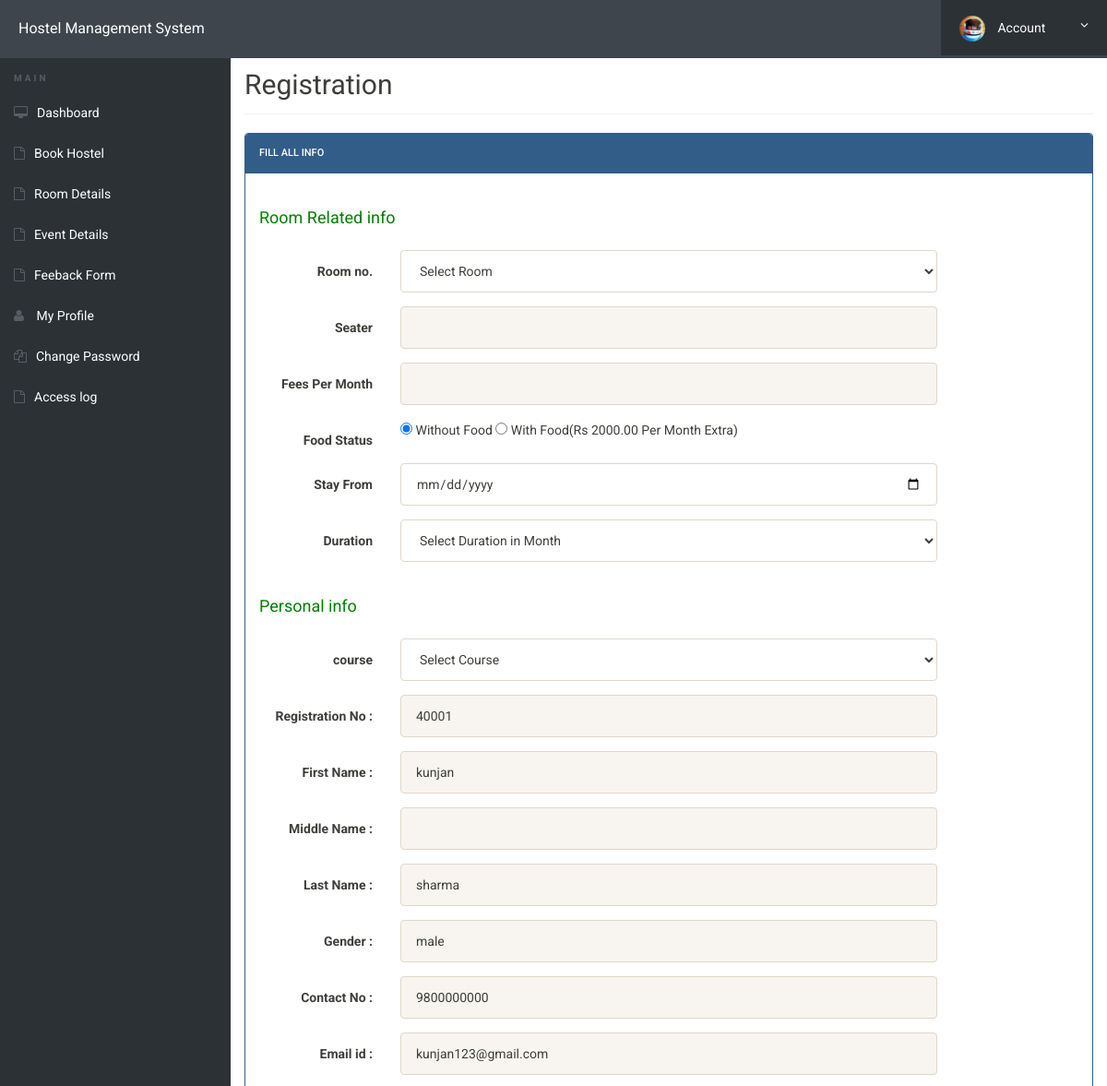
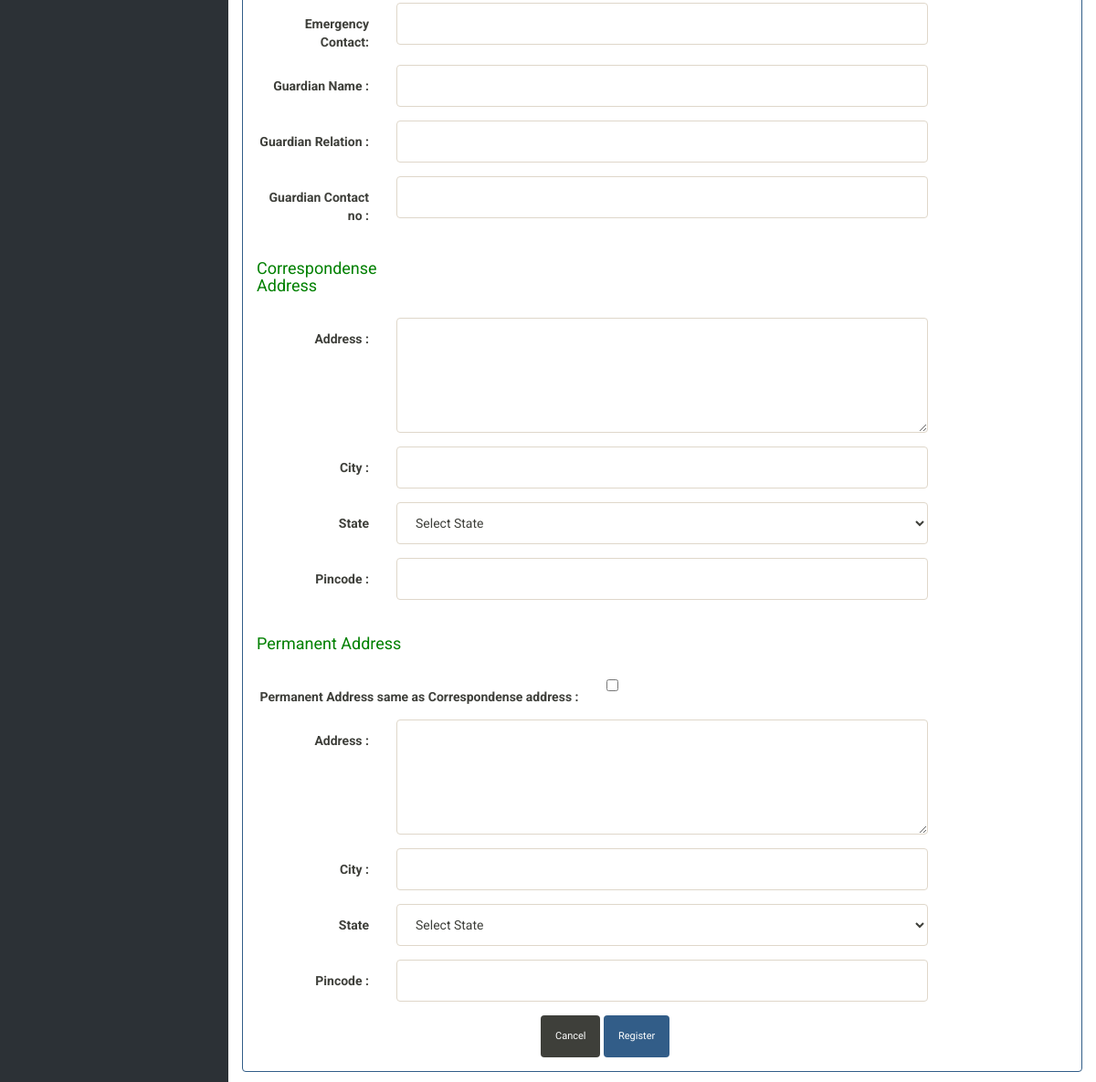
The app's page /hostel/book-hostel.php (signed in) with its own data (2 pictures, top to bottom).
### tables this page shows
CREATE TABLE `userregistration` (
  `id` int(11) NOT NULL,
  `regNo` varchar(255) DEFAULT NULL,
  `firstName` varchar(255) DEFAULT NULL,
  `middleName` varchar(255) DEFAULT NULL,
  `lastName` varchar(255) DEFAULT NULL,
  `gender` varchar(255) DEFAULT NULL,
  `contactNo` bigint(20) DEFAULT NULL,
  `email` varchar(255) DEFAULT NULL,
  `password` varchar(255) DEFAULT NULL,
  `regDate` timestamp NULL DEFAULT current_timestamp(),
  `updationDate` varchar(45) DEFAULT NULL,
  `passUdateDate` varchar(45) DEFAULT NULL
);

### hostel/book-hostel.php (the view, shortened to what this page needs)
<?php
include('includes/config.php');
?>
<!doctype html>
<html lang="en" class="no-js">
<head>
	<link rel="stylesheet" href="css/font-awesome.min.css">
	<link rel="stylesheet" href="css/bootstrap.min.css">
	<link rel="stylesheet" href="css/dataTables.bootstrap.min.css">>
	<link rel="stylesheet" href="css/bootstrap-social.css">
	<link rel="stylesheet" href="css/bootstrap-select.css">
	<link rel="stylesheet" href="css/fileinput.min.css">
	<link rel="stylesheet" href="css/awesome-bootstrap-checkbox.css">
	<link rel="stylesheet" href="css/style.css">
</head>
<body>
	<?php include('includes/header.php');?>
	<div class="ts-main-content">
		<?php include('includes/sidebar.php');?>
		<div class="content-wrapper">
			<div class="container-fluid">
				<div class="row">
					<div class="col-md-12">
						<h2 class="page-title">Registration </h2>
						<div class="row">
							<div class="col-md-12">
								<div class="panel panel-primary">
									<div class="panel-heading">Fill all Info</div>
									<div class="panel-body">
										<form method="post" action="" class="form-horizontal">
							<?php
$uid=$_SESSION['login'];
							 $stmt=$mysqli->prepare("SELECT emailid FROM registration WHERE emailid=? || regno=? ");
				$stmt->bind_param('ss',$uid,$uid);
				$stmt->execute();
				$stmt -> bind_result($email);
				$rs=$stmt->fetch();
				if($rs)
				{ ?>
			<h3 style="color: red" align="center">Hostel already booked by you</h3>
			<div align="center">
				<div class="col-md-4">&nbsp;</div>
			<div class="col-md-4">
										<div class="panel panel-default">
											<div class="panel-body bk-success text-light">
												<div class="stat-panel text-center">
												<div class="stat-panel-number h1 ">My Room</div>
												</div>
											</div>
											<a href="room-details.php" class="block-anchor panel-footer text-center">See All &nbsp; <i class="fa fa-arrow-right"></i></a>
										</div>
									</div>
								</div>
				<?php }
				else{
							?>
<div class="form-group">
<label class="col-sm-4 control-label"><h4 style="color: green" align="left">Room Related info </h4> </label>
</div>
<div class="form-group">
<label class="col-sm-2 control-label">Room no. </label>
<div class="col-sm-8">
<select name="room" id="room"class="form-control"  onChange="getSeater(this.value);" onBlur="checkAvailability()" required>
<option value="">Select Room</option>
</select>
</div>
</div>
<div class="form-group">
<label class="col-sm-2 control-label">Seater</label>
<div class="col-sm-8">
<input type="text" name="seater" id="seater"  class="form-control" readonly="true">
</div>
</div>
<div class="form-group">
<label class="col-sm-2 control-label">Fees Per Month</label>
<div class="col-sm-8">
<input type="text" name="fpm" id="fpm"  class="form-control" readonly="true">
</div>
</div>
<div class="form-group">
<label class="col-sm-2 control-label">Food Status</label>
<div class="col-sm-8">
<input type="radio" value="0" name="foodstatus" checked="checked"> Without Food
<input type="radio" value="1" name="foodstatus"> With Food(Rs 2000.00 Per Month Extra)
</div>
</div>
<div class="form-group">
<label class="col-sm-2 control-label">Stay From</label>
<div class="col-sm-8">
<input type="date" name="stayf" id="stayf"  class="form-control" >
</div>
</div>
<div class="form-group">
<label class="col-sm-2 control-label">Duration</label>
<div class="col-sm-8">
<select name="duration" id="duration" class="form-control">
<option value="">Select Duration in Month</option>
</select>
</div>
</div>
<div class="form-group">
<label class="col-sm-2 control-label"><h4 style="color: green" align="left">Personal info </h4> </label>
</div>
<div class="form-group">
<label class="col-sm-2 control-label">course </label>
<div class="col-sm-8">
<select name="course" id="course" class="form-control" required>
<option value="">Select Course</option>
</select> </div>
</div>
<?php
$aid=$_SESSION['id'];
	$ret="select * from userregistration where id=?";
		$stmt= $mysqli->prepare($ret) ;
	 $stmt->bind_param('i',$aid);
	 $stmt->execute() ;
	 $res=$stmt->get_result();
	   while($row=$res->fetch_object())
	  {
	  	?>
<div class="form-group">
<label class="col-sm-2 control-label">Registration No : </label>
<div class="col-sm-8">
<input type="text" name="regno" id="regno"  class="form-control" value="<?php echo $row->regNo;?>" readonly >
</div>
</div>
<div class="form-group">
<label class="col-sm-2 control-label">First Name : </label>
<div class="col-sm-8">
<input type="text" name="fname" id="fname"  class="form-control" value="<?php echo $row->firstName;?>" readonly>
</div>
</div>
<div class="form-group">
<label class="col-sm-2 control-label">Middle Name : </label>
<div class="col-sm-8">
<input type="text" name="mname" id="mname"  class="form-control" value="<?php echo $row->middleName;?>"  readonly>
</div>
</div>
<div class="form-group">
<label class="col-sm-2 control-label">Last Name : </label>
<div class="col-sm-8">
<input type="text" name="lname" id="lname"  class="form-control" value="<?php echo $row->lastName;?>" readonly>
</div>
</div>
<div class="form-group">
<label class="col-sm-2 control-label">Gender : </label>
<div class="col-sm-8">
<input type="text" name="gender" value="<?php echo $row->gender;?>" class="form-control" readonly>
</div>
</div>
<div class="form-group">
<label class="col-sm-2 control-label">Contact No : </label>
<div class="col-sm-8">
<input type="text" name="contact" id="contact" value="<?php echo $row->contactNo;?>"  class="form-control" readonly>
</div>
</div>
<div class="form-group">
<label class="col-sm-2 control-label">Email id : </label>
<div class="col-sm-8">
<input type="email" name="email" id="email"  class="form-control" value="<?php echo $row->email;?>"  readonly>
</div>
</div>
<?php } ?>
<div class="form-group">
<label class="col-sm-2 control-label">Emergency Contact: </label>
<div class="col-sm-8">
<input type="text" name="econtact" id="econtact"  class="form-control" required="required">
</div>
</div>
<div class="form-group">
<label class="col-sm-2 control-label">Guardian  Name : </label>
<div class="col-sm-8">
<input type="text" name="gname" id="gname"  class="form-control" required="required">
</div>
</div>
<div class="form-group">
<label class="col-sm-2 control-label">Guardian  Relation : </label>
<div class="col-sm-8">
<input type="text" name="grelation" id="grelation"  class="form-control" required="required">
</div>
</div>
<div class="form-group">
<label class="col-sm-2 control-label">Guardian Contact no : </label>
<div class="col-sm-8">
<input type="text" name="gcontact" id="gcontact"  class="form-control" required="required">
</div>
</div>
<div class="form-group">
<label class="col-sm-3 control-label"><h4 style="color: green" align="left">Correspondense Address </h4> </label>
</div>
<div class="form-group">
<label class="col-sm-2 control-label">Address : </label>
<div class="col-sm-8">
<textarea  rows="5" name="address"  id="address" class="form-control" required="required"></textarea>
</div>
</div>
<div class="form-group">
<label class="col-sm-2 control-label">City : </label>
<div class="col-sm-8">
<input type="text" name="city" id="city"  class="form-control" required="required">
</div>
</div>
<div class="form-group">
<label class="col-sm-2 control-label">State </label>
<div class="col-sm-8">
<select name="state" id="state"class="form-control" required>
<option value="">Select State</option>
</select> </div>
</div>
<div class="form-group">
<label class="col-sm-2 control-label">Pincode : </label>
<div class="col-sm-8">
<input type="text" name="pincode" id="pincode"  class="form-control" required="required">
</div>
</div>
<div class="form-group">
<label class="col-sm-3 control-label"><h4 style="color: green" align="left">Permanent Address </h4> </label>
</div>
<div class="form-group">
<label class="col-sm-5 control-label">Permanent Address same as Correspondense address : </label>
<div class="col-sm-4">
<input type="checkbox" name="adcheck" value="1"/>
</div>
</div>
<div class="form-group">
<label class="col-sm-2 control-label">Address : </label>
<div class="col-sm-8">
<textarea  rows="5" name="paddress"  id="paddress" class="form-control" required="required"></textarea>
</div>
</div>
<div class="form-group">
<label class="col-sm-2 control-label">City : </label>
<div class="col-sm-8">
<input type="text" name="pcity" id="pcity"  class="form-control" required="required">
</div>
</div>
<div class="form-group">
<label class="col-sm-2 control-label">State </label>
<div class="col-sm-8">
<select name="pstate" id="pstate"class="form-control" required>
<option value="">Select State</option>
</select> </div>
</div>
<div class="form-group">
<label class="col-sm-2 control-label">Pincode : </label>
<div class="col-sm-8">
<input type="text" name="ppincode" id="ppincode"  class="form-control" required="required">
</div>
</div>
<div class="col-sm-6 col-sm-offset-4">
<button class="btn btn-default" type="submit">Cancel</button>
<input type="submit" name="submit" Value="Register" class="btn btn-primary">
</div>
</form>
<?php } ?>
									</div>
									</div>
								</div>
							</div>
						</div>
							</div>
						</div>
					</div>
				</div>
</body>
</html>

### hostel/css/style.css (style rules this page uses)
html { font-size: 14px; }
@media only screen and (min-width: 480px) { html { font-size: 17px; } }
@media only screen and (min-width: 768px) { html { font-size: 14px; } }
body { font-size: 1em; }
.btn { font-family: 'Oswald', sans-serif; }
.panel { overflow: hidden; }
.btn { text-transform: none; }
.page-title { padding-bottom: 15px; margin-bottom: 20px; border-bottom: 1px solid #f0f0f0; }
.ts-main-content .content-wrapper { padding-top: 15px; margin-top: 20px; }
@media only screen and (min-width: 992px) { .ts-main-content .content-wrapper { margin-left: 250px; } }

### records on screen
userregistration: regno "40001", fname "kunjan", lname "sharma", gender "male", contact "9800000000", email "kunjan123@gmail.com"
